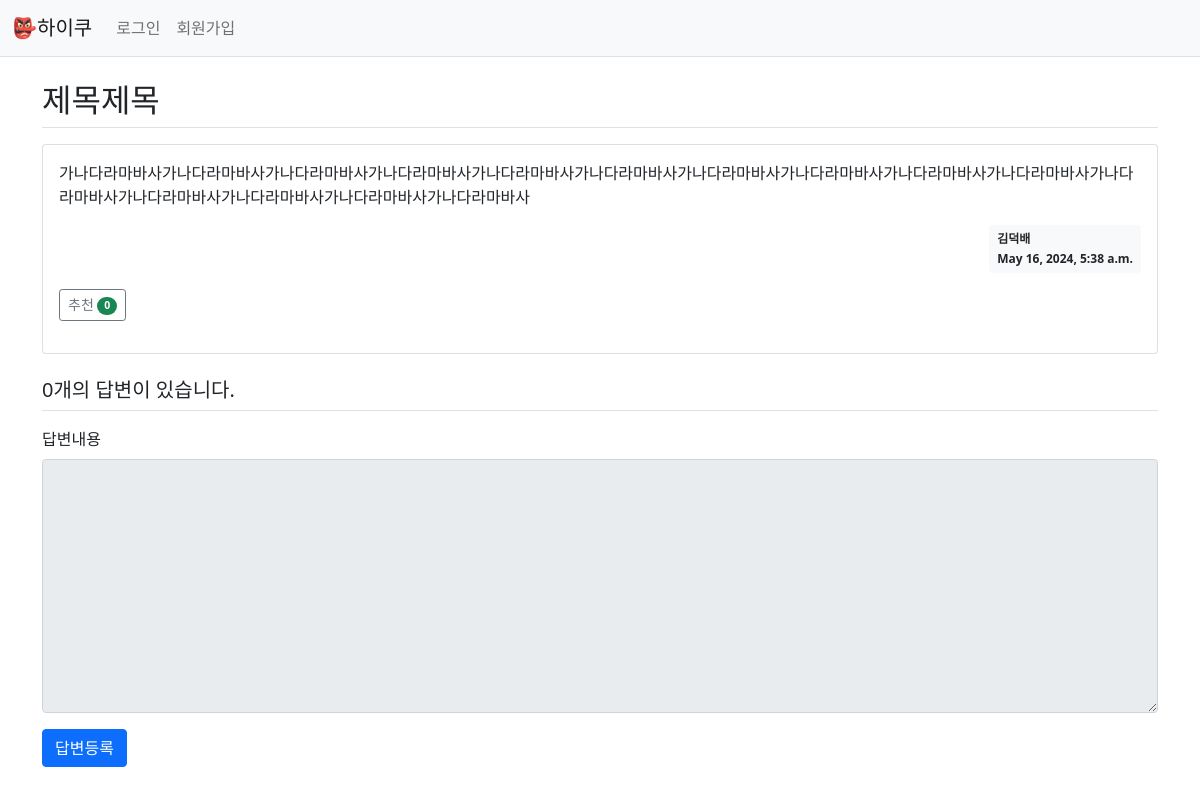
Page /pybo/311/ on the committed database.
### pybo/models.py (models this page shows, shortened)
class Question(models.Model):
    author = models.ForeignKey(User, on_delete=models.CASCADE, related_name='author_question')
    subject = models.CharField(max_length=200)
    content = models.TextField()
    create_date = models.DateTimeField()
    modify_date = models.DateTimeField(null=True, blank=True)
    voter = models.ManyToManyField(User, related_name='voter_question') #추천인 추가

### pybo/views/base_views.py (the view)
def detail(request, question_id):
    question = get_object_or_404(Question,pk=question_id)
    context = {'question': question}
    return render(request, 'pybo/question_detail.html', context)

### pybo/templatetags/pybo_filter.py (called while the page is built)
@register.filter
def mark(value):
    extensions = ["nl2br", "fenced_code"]
    return mark_safe(markdown.markdown(value, extensions=extensions))

### templates/pybo/question_detail.html (shortened to what this page needs)
{% extends 'base.html' %}
{% load pybo_filter %}
{% block content %}
<div class="container my-3">
    <h2 class="border-bottom py-2">{{ question.subject }}</h2>
    <div class="card my-3">
        <div class="card-body">
            <div class="card-text">{{ question.content|mark }}</div>
            <div class="d-flex justify-content-end">
                <div class="badge bg-light text-dark p-2 text-start">
                    <div class="mb-2">{{ question.author.username }}</div>
                    <div>{{ question.create_date }}</div>
                </div>
            </div>
            <div class="my-3">
                <a href="javascript:void(0)" data-uri="{% url 'pybo:question_vote' question.id  %}"
                    class="recommend btn btn-sm btn-outline-secondary"> 추천
                    <span class="badge rounded-pill bg-success">{{question.voter.count}}</span>
                </a>
            </div>
        </div>
    </div>
    <h5 class="border-bottom my-3 py-2">{{question.answer_set.count}}개의 답변이 있습니다.</h5>
    <form action="{% url 'pybo:answer_create' question.id %}" method="post" class="my-3">
        <div class="mb-3">
            <label for="content" class="form-label">답변내용</label>
            <textarea {% if not user.is_authenticated %}disabled{% endif %} name="content" id="content" class="form-control" rows="10"></textarea>
        </div>
        <input type="submit" value="답변등록" class="btn btn-primary">
    </form>
</div>
{% endblock %}

### rows in the picture
Question: subject "제목제목", content|mark "가나다라마바사가나다라마바사가나다라마바사가나다라마바사가나다라마바사가나다라마바사가나다라마바사가나다라마바사가나다라마바사가나다라마바사가나다라마바사가나다라마바사가나다라마바사가나다라마바사가나다라마바사", author.username "김덕배", create_date "May 16, 2024, 5:38 a.m.", voter.count "0", answer_set.count "0"
